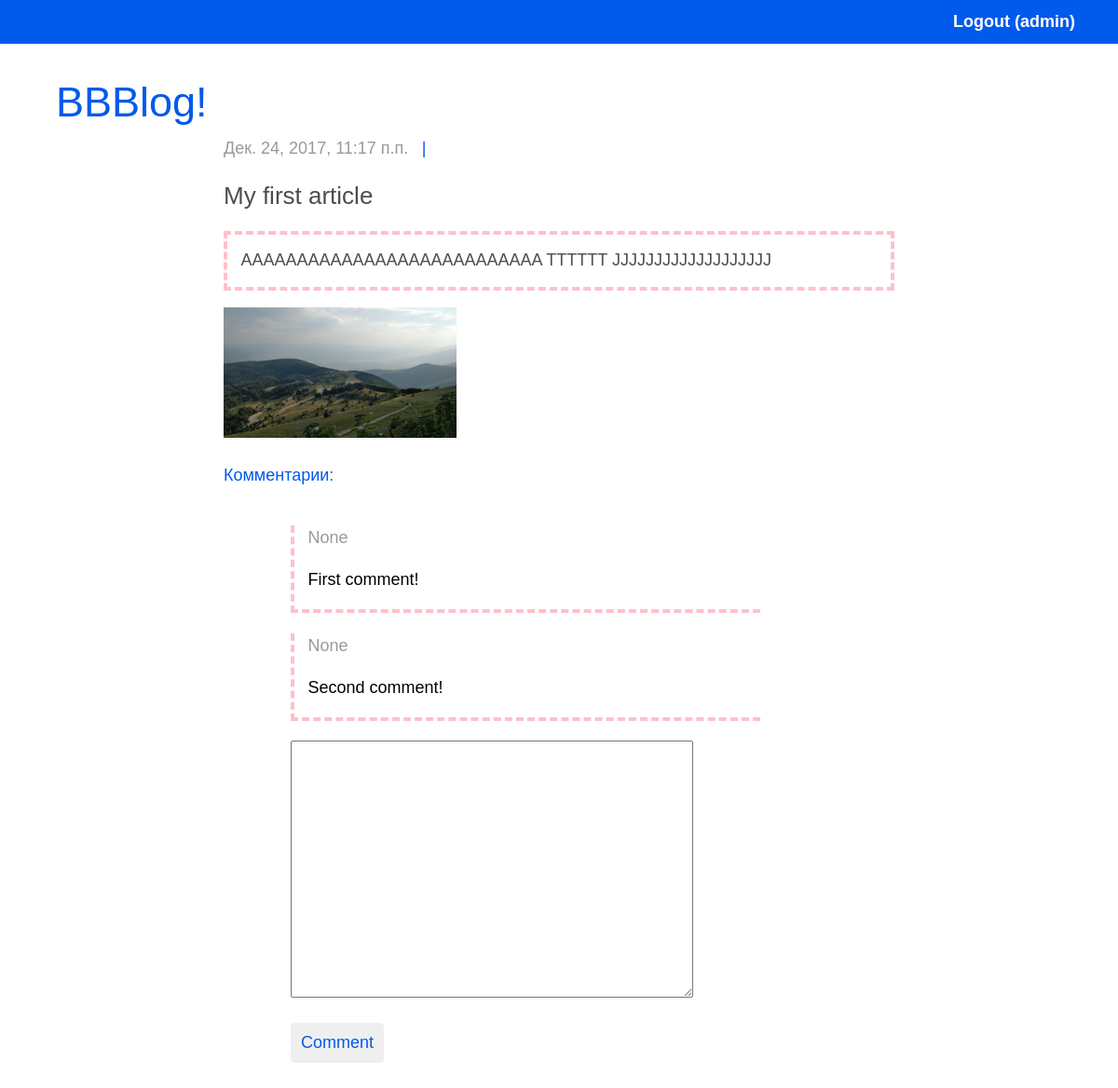
Page /articles/get/1/ (signed in) on the committed database.
### article/models.py (models this page shows)
class Article(models.Model):
    class Meta():
        db_table = "article"
        verbose_name = "Пост"
        verbose_name_plural = "Посты"
    article_title = models.CharField(max_length=200, verbose_name=u"Заголовок")
    article_text = models.TextField(verbose_name=u"Текст")
    article_date = models.DateTimeField(verbose_name=u"Дата публикации")
    article_image = models.ImageField(upload_to='post_image', blank=True, null=True, verbose_name=u"Картинка")
    article_author = models.ForeignKey(User)

class Comments(models.Model):
    class Meta():
        db_table = "comments"
        verbose_name = "Комментарий"
        verbose_name_plural = "Комментарии"
    comments_text = models.TextField(verbose_name=u"Текст")
    comments_date = models.DateTimeField(verbose_name=u"Дата комментария")
    comments_article = models.ForeignKey(Article)
    comments_from = models.ForeignKey(User)

### article/views.py (the view)
# urls.py: url(r'^articles/get/(?P<article_id>\d+)/$', views.article, name='article'),
def article(request, article_id=1):
    comment_form = CommentForm
    args = {}
    args['article'] = Article.objects.get(id=article_id)
    args['comments'] = Comments.objects.filter(comments_article_id = article_id)
    args['form'] = comment_form
    args['username'] = auth.get_user(request).username
    return render(request, 'article.html', args)

### article/templates/article.html (shortened to what this page needs)
{% extends 'main.html' %}
{% load staticfiles %}
{% block article %}
<div class="d-flex flex-row">
    <p class="date-article">{{ article.article_date }}</p>
    <p class="author-name">| {{ article.article_author.username }}</p>
</div>
<p class="title-article">{{ article.article_title }}</p>
<p class="text-article">{{ article.article_text }}</p>
{% if article.article_image %}
    <img class="image-article" src="{{ article.article_image.url }}" width="250"><br>
{% endif %}
<p class="comments-title">Комментарии:</p>
{% for comment in comments %}
    <div class="one-comment">
        <div class="d-flex flex-row">
            <p class="date-article">{{ comment.comments_date }}</p>
        </div>
        <p class="text-comment">{{ comment.comments_text }}</p>
    </div>
{% endfor %}
{% if username %}
    <form class="d-flex flex-column form-comment" action="/articles/add_comment/{{ article.id }}/" method="post">
        {% for fields in form %}
            {{ fields }}<br>
        {% endfor %}
        <input type="submit" class="btn" value="Comment" >
    </form>
{% endif %}
{% endblock %}

### templates/main.html (shortened to what this page needs)
{% load staticfiles %}
<!DOCTYPE html>
<html lang="en">
<head>
    <link rel="stylesheet" type="text/css" href="{% static 'article/bootstrap/css/bootstrap.css' %}">
    <link rel="stylesheet" type="text/css" href="{% static 'article/style_blog.css' %}">
</head>
<body>
    <div>
        <nav class="d-flex flex-row menu">
            <ul>
                {% if username %}
                    <li><a href="/auth/logout/">Logout ({{ username }})</a></li>
                {% else %}
                    <li><a href="/auth/login/">Sign in</a></li>
                {% endif %}
            </ul>
        </nav>
    </div>
    <h1 class="blog"><a href="/">BBBlog!</a></h1>
    <div class="d-flex flex-column main-margin">
        {% block article %}{% endblock %}
    </div>
</body>
</html>

### article/static/article/style_blog.css (style rules this page uses)
html, body { min-width: 1200px; margin: 0; padding: 0; font-weight: 500; font-size: 18px; line-height: 1.5; font-family: "Arial", sans-serif; color: #000000; }
.main-margin { padding-top: 2% margin-top: 3%; margin-left: 10%; padding-left: 10%; margin-right: 10%; padding-right: 10%; }
.blog { padding-top: 3%; padding-left: 5%; }
.date-article { font-size: 18px; color: #999999; }
.title-article { font-size: 26px; color: #4d4d4d; }
.text-article { font-size: 18px; color: #4d4d4d; border: 4px dashed pink; padding: 2%; }
a { text-decoration: none; color: #005aeb; }
.comments-title { font-size: 18px; color: #005aeb; }
.one-comment { margin-left: 10%; margin-top: 3%; padding-left: 2%; border-bottom: 4px dashed pink; border-left: 4px dashed pink; margin-right: 20%; }
.form-comment { margin-left: 10%; width: 60%; heigth: 10%; margin-top: 3%; margin-bottom: 10%; }
.form-comment input { width: 100px; color: #005aeb; padding-left: 10px; }
.form-comment textarea { rows: 5 !important; }
.menu { width: 100%; margin: 0; padding: 0; background: #005aeb; }
.menu ul { margin-top: 0; margin-bottom: 0; padding-right: 0; margin-left: 80%; list-style: none; }
.menu li { display: inline-block; line-height: 1.5; vertical-align: top; }
.menu a { display: block; padding: 10px 23px; color: white; font-weight: bold; text-decoration: none; }
.author-name { margin-left: 2%; color: #005aeb; }

### rows in the picture
Article: article_date "Дек. 24, 2017, 11:17 п.п.", article_title "My first article", article_text "AAAAAAAAAAAAAAAAAAAAAAAAAAA TTTTTT JJJJJJJJJJJJJJJJJJJ", article_image (picture)
Comments: comments_date "None", comments_text "First comment!"
Comments: comments_date "None", comments_text "Second comment!"

### other values in the picture
{{ username }} "admin"
